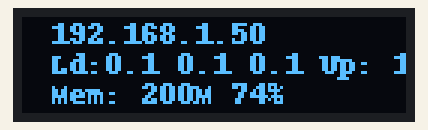
This program was run on a simulated Raspberry Pi (BCM pin numbers). On the bench: 128×32 one-colour display. The clock reads 2024-03-15 10:24:30 at power-on unless the program sets it; system figures (address, load, memory, disk, uptime) are fixed made-up values; what the program prints to the terminal is not drawn. At 20.2 s the program stops and its outputs stay as they are.

Above: at 0.2 s.

The program:

main.py
```python
import os
import sys
if os.name != 'posix':
    sys.exit('platform not supported')
import psutil

from datetime import datetime

from luma.core.interface.serial import i2c
from luma.core.render import canvas
from luma.oled.device import ssd1306
from time import sleep
import socket

#decodigo.com
serial = i2c(port=1, address=0x3C)
#device = ssd1306(serial, rotate=0)
device = ssd1306(serial, width=128, height=32, rotate=0)
#device.capabilities(width=128, height=64, rotate=0)
print("size: " , device.bounding_box)
device.clear()

def bytes2human(n):
    """
    >>> bytes2human(10000)
    '9K'
    >>> bytes2human(100001221)
    '95M'
    """
    symbols = ('K', 'M', 'G', 'T', 'P', 'E', 'Z', 'Y')
    prefix = {}
    for i, s in enumerate(symbols):
        prefix[s] = 1 << (i+1)*10
    for s in reversed(symbols):
        if n >= prefix[s]:
            value = int(float(n) / prefix[s])
            return '%s%s' % (value, s)
    return "%sB" % n

def cpu_usage():
    # load average, uptime
    uptime = datetime.now() - datetime.fromtimestamp(psutil.boot_time())
    av1, av2, av3 = os.getloadavg()
    return "Ld:%.1f %.1f %.1f Up: %s" \
            % (av1, av2, av3, str(uptime).split('.')[0])

def mem_usage():
    usage = psutil.virtual_memory()
    return "Mem: %s %.0f%%" \
            % (bytes2human(usage.used), 100 - usage.percent)

def ip_address_f():
    # Get the hostname
    hostname = socket.gethostname()
    # Get the IP address
    ip_address = socket.gethostbyname(hostname)
    return ip_address

def disk_usage(dir):
    usage = psutil.disk_usage(dir)
    return "SD:  %s %.0f%%" \
            % (bytes2human(usage.used), usage.percent)

def network(iface):
    stat = psutil.net_io_counters(pernic=True)[iface]
    return "%s: Tx%s, Rx%s" % \
           (iface, bytes2human(stat.bytes_sent), bytes2human(stat.bytes_recv))


with canvas(device) as draw:
    #draw.rectangle(device.bounding_box, outline="white", fill="black")
    draw.text((10,0), str(ip_address_f()), fill="white")
    draw.text((10, 10), str(cpu_usage()) , fill="white")
    draw.text((10, 20), str(mem_usage()), fill="white")


print("*******************************")
print("CPU: ", str(cpu_usage()))
print("MEM", mem_usage())
print("IP Address:", ip_address_f())
print("Disk usage", disk_usage("/"))
print("network", network('eth0'))
print("*******************************")

sleep(20)
```

Measured:
- what the display in image 0 shows lasts 20.0 s, from 0.2 s to 20.2 s
